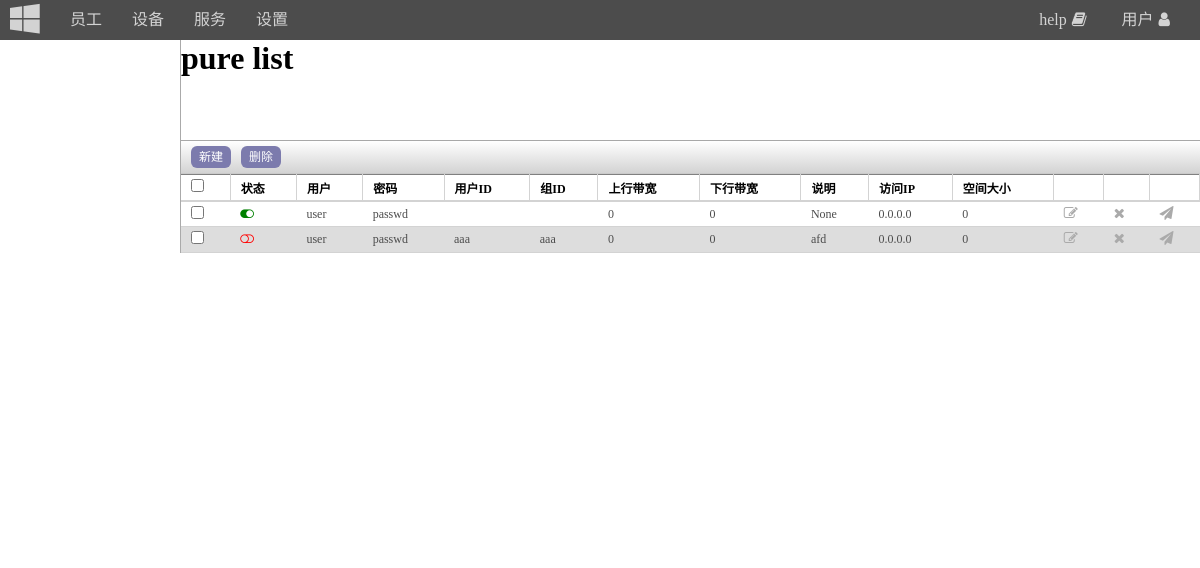
The app's page /pure_list/, older data.
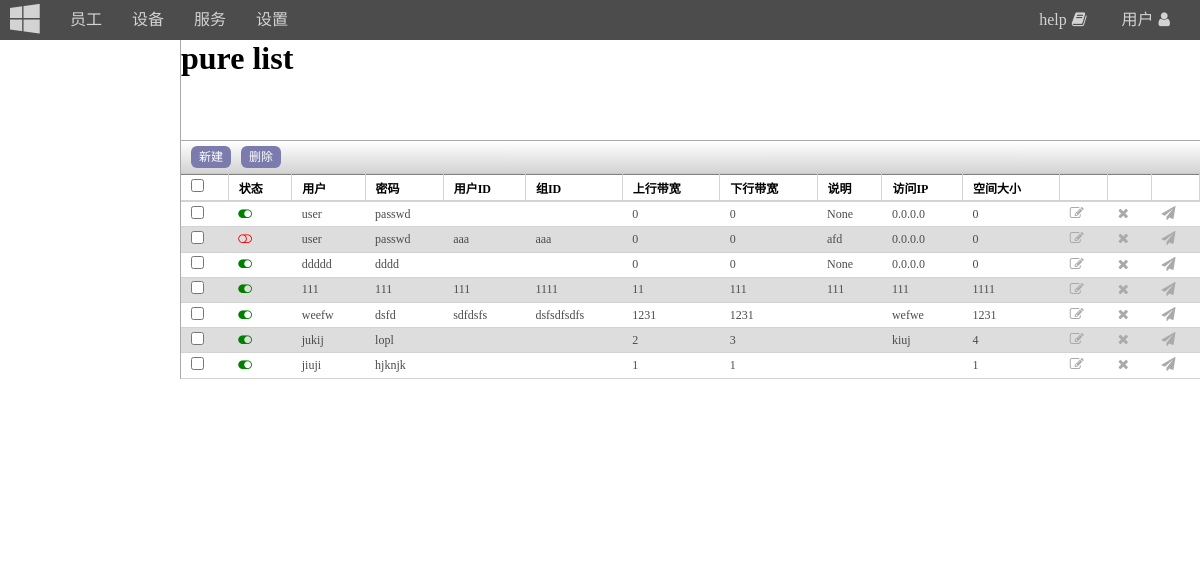
The same page, newer data.
### web/models.py (models this page shows)
class pureftp(models.Model):
    status = models.BooleanField(default=1)
    user=models.CharField(max_length=32)
    password=models.CharField(max_length=64)
    uid=models.CharField(max_length=11)
    gid=models.CharField(max_length=11)
    dir=models.CharField(max_length=128)
    ulbandwidth=models.IntegerField(default=0)
    dlbandwidth=models.IntegerField(default=0)
    comment=models.TextField(null=True)
    ipaccess=models.CharField(max_length=15,default='0.0.0.0')
    quotasize=models.IntegerField(default=0)
    quotafiles=models.IntegerField(default=0)
    createdate=models.DateField()
    lastedate=models.DateField()

### web/views.py (the view)
# urls.py: path('pure_list/', views.view_pure_list),
def view_pure_list(request):
    context={}
    context['title']='pure list'
    username = request.COOKIES.get('username', '')
    if username:
        signuser = hr_hr.objects.get(userid=username)
        context['userinfo'] = signuser.name
    else:
        context['userinfo'] = '用户'
    ps = pureftp.objects.all()
    context['context'] = ps
    return render(request, 'pure_list.html', context)

### templates/pure_list.html (shortened to what this page needs)
{% extends "base.html" %}
{% block styecss %}
    <link rel="stylesheet" type="text/css" href="/static/css/view_hr_list.css">
{% endblock styecss %}
{% block mainbody %}
    <div class="view_menu">
        <div class="limg"></div>
        <div class="sub_menu">
            <ul>
                <li></li>
                <li></li>
                <li></li>
            </ul>
        </div>
    </div>
    <div class="view_form">
        <div class="header">
            <h1>{{ title }}</h1>
        </div>
        <div class="cmd_nav">
            <ul class="but_cmd">
                <li><a href="/pure_form?act=0">新建</a></li>
                <li>
                    <a href="#">删除</a>
                </li>
            </ul>
        </div>
        <context>
            <div class="listview">
                <table class="table_view" border="1">
                    <thead>
                        <tr>
                            <th><input type="checkbox"></th>
                            <th>状态</th>
                            <th>用户</th>
                            <th>密码</th>
                            <th>用户ID</th>
                            <th>组ID</th>
                            <th>上行带宽</th>
                            <th>下行带宽</th>
                            <th>说明</th>
                            <th>访问IP</th>
                            <th>空间大小</th>
                            <th></th>
                            <th></th>
                            <th></th>
                        </tr>
                    </thead>
                    <tbody>
                        {% for item in context %}
                            <tr>
                                <td><input type="checkbox"></td>
                                <td>
                                    {% if  item.status %}
                                        <span style="color: green;"><i class="fa fa-toggle-on fa-1x"></i></span>
                                    {% else %}
                                        <span style="color: red;"><i class="fa fa-toggle-off fa-1x"></i></span>
                                    {% endif %}
                                </td>
                                <td>{{ item.user }}</td>
                                <td>{{ item.password }}</td>
                                <td>{{ item.uid }}</td>
                                <td>{{ item.gid }}</td>
                                <td>{{ item.ulbandwidth }}</td>
                                <td>{{ item.dlbandwidth }}</td>
                                <td>{{ item.comment }}</td>
                                <td>{{ item.ipaccess }}</td>
                                <td>{{ item.quotasize }}</td>
                                <td><a class="but_min" href="/pure_form?act={{ item.id }}" title="编辑"><i class="fa fa-edit fa-1x"></i></a></td>
                                <td><a class="but_min" href="/pure_del?act=del&id={{ item.id }}" title="删除"><i class="fa fa-remove fa-1x"></i></a></td>
                                <td><a class="but_min" href="resend/{{ item.id }}" title="发送信息给创建者"><i class="fa fa-send fa-1x"></i></a></td>
                            </tr>
                        {% empty %}
                            <tr>
                                <td  colspan="14" style="text-align: center;">(暂无数据)</td>
                            </tr>
                        {% endfor %}
                    </tbody>
                </table>
            </div>
        </context>
    </div>
{% endblock %}

Row changes from the older to the newer data that the page shows:
added pureftp: status True (drawn), user "ddddd", password "dddd", ulbandwidth "0", dlbandwidth "0", comment "None", ipaccess "0.0.0.0", quotasize "0"
added pureftp: status True (drawn), user "111", password "111", uid "111", gid "1111", ulbandwidth "11", dlbandwidth "111", comment "111", ipaccess "111", quotasize "1111"
added pureftp: status True (drawn), user "weefw", password "dsfd", uid "sdfdsfs", gid "dsfsdfsdfs", ulbandwidth "1231", dlbandwidth "1231", ipaccess "wefwe", quotasize "1231"
added pureftp: status True (drawn), user "jukij", password "lopl", ulbandwidth "2", dlbandwidth "3", ipaccess "kiuj", quotasize "4"
added pureftp: status True (drawn), user "jiuji", password "hjknjk", ulbandwidth "1", dlbandwidth "1", quotasize "1"
